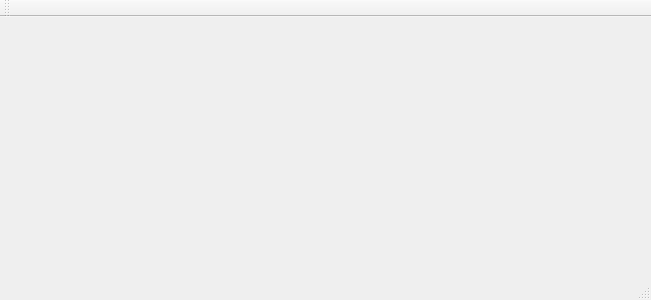
<?xml version="1.0" encoding="UTF-8"?>
<ui version="4.0">
 <class>MainWindow</class>
 <widget class="QMainWindow" name="MainWindow">
  <property name="geometry">
   <rect>
    <x>0</x>
    <y>0</y>
    <width>651</width>
    <height>300</height>
   </rect>
  </property>
  <property name="windowTitle">
   <string>MainWindow</string>
  </property>
  <widget class="QWidget" name="centralWidget"/>
  <widget class="QMenuBar" name="menuBar">
   <property name="geometry">
    <rect>
     <x>0</x>
     <y>0</y>
     <width>651</width>
     <height>22</height>
    </rect>
   </property>
  </widget>
  <widget class="QToolBar" name="mainToolBar">
   <attribute name="toolBarArea">
    <enum>TopToolBarArea</enum>
   </attribute>
   <attribute name="toolBarBreak">
    <bool>false</bool>
   </attribute>
  </widget>
  <widget class="QStatusBar" name="statusBar"/>
 </widget>
 <layoutdefault spacing="6" margin="11"/>
 <resources/>
 <connections/>
</ui>
